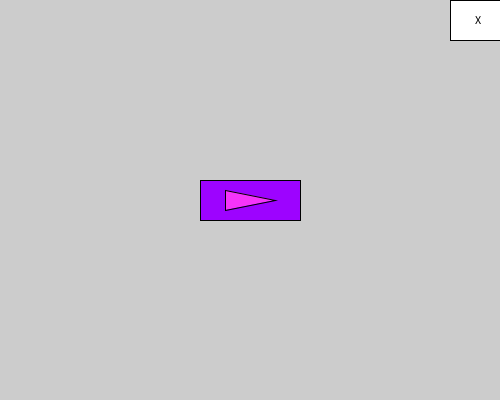
Frame 1 (no input)
Frame 60 (the mouse pressed at the canvas centre just before this capture): identical to frame 1, image omitted
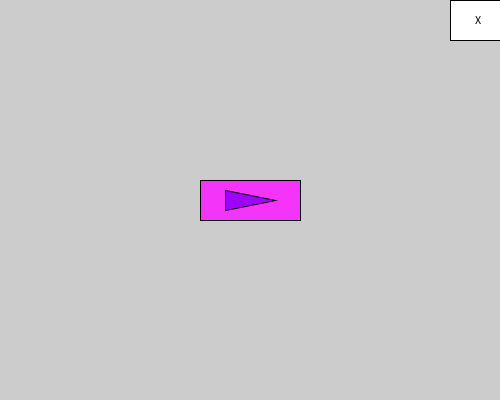
Frame 120 (the mouse held since frame 60 and released just before this capture)

The Processing sketch that drew these frames (run headless with seeded random() and noise(); from frame 60 on, the mouse is pressed at the canvas centre):

// Processing sketch: QuitPlayHoverOver
// ── QuitPlayHoverOver.pde
int appWidth, appHeight;
float quitDivX, quitDivY, quitDivWidth, quitDivHeight;
float playDivX, playDivY, playDivWidth, playDivHeight;
float playSymbolX1, playSymbolY1, playSymbolX2, playSymbolY2, playSymbolX3, playSymbolY3;
//
Boolean playButton=false, quitButton=false;
//
color resetBackground, resetInk, resetBackgroundDay, resetInkDay, resetBackgroundNight, resetInkNight;
color quitButtonInk;
color playColourBackground, playColourSymbol, playColourBackgroundActivated, playColourSymbolActivated;
color quitBackground, quitBackgroundActivated;
Boolean nightMode=false;
//
void setup() {
  //Display
  size(500, 400);
  appWidth = width;
  appHeight = height;
  //
  //Population: verified by CANVAS comparison to Case Study
  quitDivX = appWidth * 9/10;
  quitDivY = appHeight * 0/10;
  quitDivWidth = appWidth * 1/10;
  quitDivHeight = appHeight * 1/10;
  playDivX = appWidth * 4/10;
  playDivY = appHeight * 4.5/10;
  playDivWidth = appWidth * 2/10;
  playDivHeight = appHeight * 1/10;
  playSymbolX1 = playDivX + playDivWidth * 1/4;
  playSymbolY1 = playDivY + playDivHeight * 1/4;
  playSymbolX2 = playSymbolX1 + playDivWidth * 1/2;
  playSymbolY2 = playDivY + playDivHeight * 1/2;
  playSymbolX3 = playSymbolX1;
  playSymbolY3 = playDivY + playDivHeight * 3/4;
  //
  //DIVs
  rect(quitDivX, quitDivY, quitDivWidth, quitDivHeight);
  rect(playDivX, playDivY, playDivWidth, playDivHeight);
  triangle(playSymbolX1, playSymbolY1, playSymbolX2, playSymbolY2, playSymbolX3, playSymbolY3);
  //
  //Colour Population
  nightMode=false;
  color black = 0; //Gray Scale, much smaller color, 256 bits
  color white = 255; //Gray Scale
  color grayScale = 256/2; //Example Gray Scale, small memory
  color gray = #B9B9B9; //Example Gray Scale, large memory
  //CANVAS: default background and ink
  resetBackgroundDay = white;
  resetInkDay = black;
  resetBackgroundNight = 256/4;
  resetInkNight = int(256*0.75); // 3/4 of origoinal, not 1/4
  //
  color red = #FF0000;
  color purple = #9D03FF; //human name for hexidecimal code
  color magenta = #F534F9;
  color darkGray = grayScale;
  color ligthGray = gray;
  //Note: able to use a Ternary Operator but ineffiecient
  if ( nightMode == true ) {
    resetBackground = resetBackgroundNight;
    resetInk = resetInkNight;
    playColourBackground = darkGray;
    playColourSymbol = ligthGray;
    playColourBackgroundActivated = ligthGray;
    playColourSymbolActivated = darkGray;
    quitBackground = ligthGray;
    quitBackgroundActivated = red;
    quitButtonInk = darkGray;
  } else
  {
    //Previously the Day Colour Assignments
    resetBackground = resetBackgroundDay;
    resetInk = black;
    playColourBackground = purple;
    playColourSymbol = magenta;
    playColourBackgroundActivated = magenta;
    playColourSymbolActivated = purple;
    quitBackground = white;
    quitBackgroundActivated = red;
    quitButtonInk = black;
  } //End Night Mode Colors
  //
} //End setup
//
void draw() {
  //println ("My Mouse is", mouseX, mouseY);
  //Button HoverOver
  if ( mouseX>playDivX && mouseX<playDivX+playDivWidth && mouseY>playDivY && mouseY<playDivY+playDivHeight ) {
    //println("Wahoo! I'm playing you");
    playButton = true;
    fill(playColourBackgroundActivated);
    rect(playDivX, playDivY, playDivWidth, playDivHeight);
    fill(playColourSymbolActivated);
    triangle(playSymbolX1, playSymbolY1, playSymbolX2, playSymbolY2, playSymbolX3, playSymbolY3);
    fill(resetBackground);
  } else {
    //print(" ");
    playButton = false;
    fill(playColourBackground);
    rect(playDivX, playDivY, playDivWidth, playDivHeight);
    fill(playColourSymbol);
    triangle(playSymbolX1, playSymbolY1, playSymbolX2, playSymbolY2, playSymbolX3, playSymbolY3);
    fill(resetBackground);
  }//End Play Button Hover Over
  if ( mouseX>quitDivX && mouseX<quitDivX+quitDivWidth && mouseY>quitDivY &&mouseY<quitDivY+quitDivHeight ) {
    fill(quitBackgroundActivated);
    rect(quitDivX, quitDivY, quitDivWidth, quitDivHeight);
    fill(resetBackground);
    fill(quitButtonInk);
    //Note: rect() starts top-right corner, text() starts bottom-right corner
   text("X", quitDivX+quitDivWidth*1/2, quitDivY+quitDivHeight*3/5); //adjust fractions or decimals until working
    fill(resetInk);
  } else {
    fill(quitBackground);
    rect(quitDivX, quitDivY, quitDivWidth, quitDivHeight);
    fill(resetBackground);
    fill(quitButtonInk);
    //Note: rect() starts top-right corner, text() starts bottom-right corner
    text("X", quitDivX+quitDivWidth*1/2, quitDivY+quitDivHeight*3/5); //adjust fractions or decimals until working
    fill(resetInk);
  }//End Quit Button Hover Over
  //
} //End draw
//
void mousePressed() {
  //Quit Button: does not use Boolean, only mouseX&Y already present in system key variables
  if ( mouseX>quitDivX && mouseX<quitDivX+quitDivWidth && mouseY>quitDivY &&mouseY<quitDivY+quitDivHeight ) {
    noLoop(); //Adjusts the exit of the program using finishing draw()
    exit(); //With noLoop(), exit happens here
    println("Final Line of mousePressed and finishes draw()");
  }
  //Music Play Functions
  if ( playButton == true ) {
    println("Play My Song");
    playButton=false; //reset Boolean for draw()
  } else {
    println(" ");
  }
} //End Mouse Pressed
//
void keyPressed() {
} //End Key Pressed
//
//End MAIN Program
